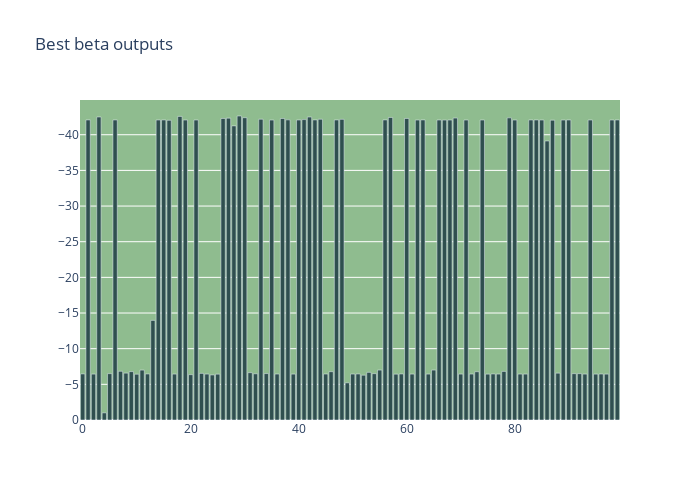

The notebook cell this image was saved under:
### Markdown cell above
Na koniec rysuję wykres wartości osiaganych przez _GDA_ dla znalezionego parametru __beta__.

### Code cell
layout = go.Layout(width=700, height=500,
                title_text='Best beta outputs',
                plot_bgcolor='DarkSeaGreen')
fig = go.Figure(data=[go.Bar(y=df[best_b], marker_color='DarkSlateGrey')], layout=layout)
fig.update_yaxes(autorange="reversed")
fig.show()

### Figure 1 — Plotly figure (JSON) as saved in the notebook; plotly's stock layout.template omitted (floating-point values rounded to 4 significant figures)
{"data": [{"marker": {"color": "DarkSlateGrey"}, "type": "bar", "y": [-6.463, -42.08, -6.437, -42.49, -1.003, -6.499, -42.07, -6.83, -6.573, -6.785, -6.42, -6.997, -6.456, -13.97, -42.07, -42.07, -42.02, -6.439, -42.57, -42.06, -6.357, -42.06, -6.536, -6.44, -6.317, -6.428, -42.28, -42.33, -41.24, -42.63, -42.39, -6.636, -6.479, -42.17, -6.509, -42.06, -6.445, -42.28, -42.09, -6.437, -42.06, -42.12, -42.48, -42.08, -42.17, -6.446, -6.776, -42.07, -42.16, -5.212, -6.443, -6.459, -6.279, -6.682, -6.497, -7.002, -42.08, -42.42, -6.428, -6.458, -42.28, -6.439, -42.06, -42.08, -6.439, -7.001, -42.07, -42.05, -42.06, -42.34, -6.439, -42.06, -6.443, -6.77, -42.06, -6.43, -6.459, -6.442, -6.813, -42.37, -42.06, -6.44, -6.439, -42.07, -42.07, -42.06, -39.12, -42.04, -6.567, -42.06, -42.07, -6.497, -6.499, -6.439, -42.06, -6.435, -6.448, -6.435, -42.06, -42.08]}], "layout": {"height": 500, "plot_bgcolor": "DarkSeaGreen", "title": {"text": "Best beta outputs"}, "width": 700, "yaxis": {"autorange": "reversed"}}}
